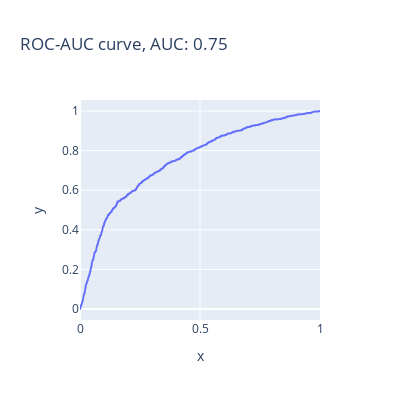

This figure's notebook cell:
### Code cell
from sklearn.metrics import roc_curve, auc, roc_auc_score, precision_recall_curve
pred=model_pipeline.predict_proba(X_test)


fpr, tpr, _ = roc_curve(y_test, pred[:,1])
auc_val = auc(fpr, tpr)
px.line(x=fpr, y=tpr,width=400,height=400,title=f"ROC-AUC curve, AUC: {round(auc_val,2)}")

### Figure 1 — Plotly figure (JSON) as saved in the notebook; plotly's stock layout.template omitted (floating-point values rounded to 4 significant figures; data arrays with more than 128 entries replaced by an {"elided": "..."} marker saying what was removed)
{"data": [{"hovertemplate": "x=%{x}<br>y=%{y}<extra></extra>", "legendgroup": "", "line": {"color": "#636efa", "dash": "solid"}, "marker": {"symbol": "circle"}, "mode": "lines", "name": "", "showlegend": false, "type": "scattergl", "x": {"elided": "1527 float values"}, "xaxis": "x", "y": {"elided": "1527 float values"}, "yaxis": "y"}], "layout": {"height": 400, "legend": {"tracegroupgap": 0}, "title": {"text": "ROC-AUC curve, AUC: 0.75"}, "width": 400, "xaxis": {"anchor": "y", "domain": [0, 1], "title": {"text": "x"}}, "yaxis": {"anchor": "x", "domain": [0, 1], "title": {"text": "y"}}}}
